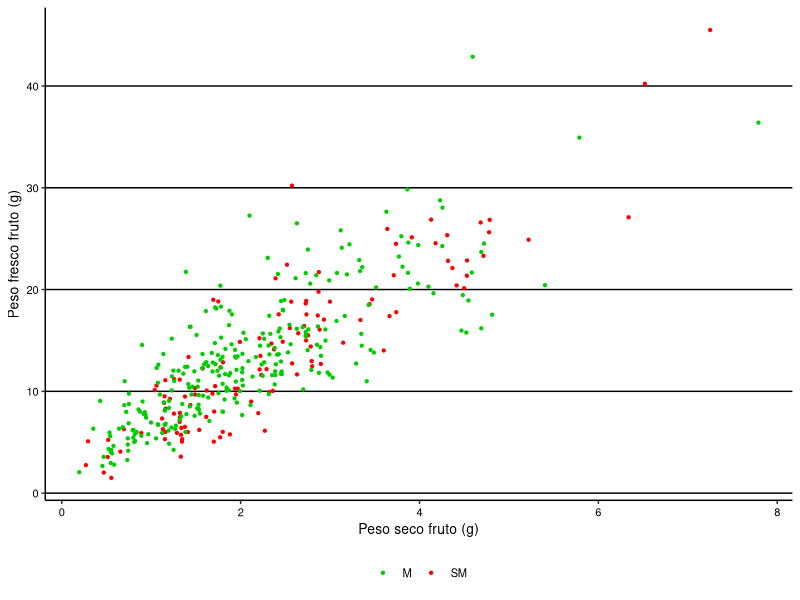

This figure's R source:
## ---- chunk 1
knitr::opts_chunk$set(warning = FALSE, message = FALSE, echo = FALSE)

# Cargar de base de datos

library(readxl)
datospeso <- read_excel("database.xlsx", sheet="V fisico")

# Se asigna correctamente la clase de cada variable

datospeso$year<-factor(datospeso$year,levels=c("2019","2021","2022"))
datospeso$site<-factor(datospeso$site,levels=c("concordia", "palmar","gualeguaychu"))
datospeso$mad<-factor(datospeso$mad,levels=c("I", "MM","M","SM"))
datospeso$phenotype<-as.factor(datospeso$phenotype)
datospeso$n <-as.factor(datospeso$n)
datospeso$pff <- as.numeric(datospeso$pff)
datospeso$pss <- as.numeric(datospeso$pss)

## ---- chunk 2
knitr::opts_chunk$set(warning = FALSE, message = FALSE, echo = FALSE)

# Se quitan filas sin datos de peso seco (en este caso no hay)
library(dplyr)
datospeso_sna2 <- datospeso %>% filter(!is.na(psf))
datospeso_sna3 <- datospeso_sna2 %>% filter(datospeso$mad == "SM")
datospeso_sna4 <- datospeso_sna2 %>% filter(datospeso$mad == "M")
datospeso_sna <- full_join(datospeso_sna3, datospeso_sna4)


## ---- chunk 3
knitr::opts_chunk$set(warning = FALSE, message = FALSE, echo = FALSE)

library(dplyr)

tps <- datospeso_sna %>%
  dplyr::summarise(n=n(),
            mean=mean(psf),
            sd=sd(psf))

library(ggplot2)

gg_pesoseco_3a <- ggplot(data=datospeso_sna, aes(x=psf, y=pff, color=mad))+
  geom_point(size=0.8)+
  # facet_grid(.~year)+
  labs(x="Peso seco fruto (g)", y="Peso fresco fruto (g)")+
  theme_classic()+
  theme(plot.title = element_text(hjust = 0.5, size = rel(1.5))) +
  scale_color_manual(values = c("green3","red")) +
  # scale_color_manual(values = c("coral1","burlywood2","palegreen4")) +
  theme(legend.title=element_blank())+
  theme(legend.position='bottom')+
  theme(panel.grid.major.y = element_line(color='black'))+
  theme(panel.grid.major.x = element_blank())+
  theme(text = element_text(size=10, color='black'))+
  theme(axis.text = element_text(color='black'))
gg_pesoseco_3a

## ---- chunk 4
knitr::opts_chunk$set(warning = FALSE, message = FALSE, echo = FALSE)

modelo_ps <- lm(psf ~ pff, data=datospeso_sna)

## ---- chunk 5
knitr::opts_chunk$set(warning = FALSE, message = FALSE, echo = FALSE)

summary(modelo_ps)

## ---- chunk 6
knitr::opts_chunk$set(warning = FALSE, message = FALSE, echo = FALSE)

## Predicciones del modelo

# Crear un nuevo data frame con los valores para pff
nuevos_datos <- data.frame(
  pff = datospeso$pff  # Valores de pff
)

nuevos_datos<- data.frame(pff = 50)

# Hacer predicciones
predicciones1 <- predict(modelo_ps, newdata = nuevos_datos)

# Ver las predicciones
print(predicciones1)

## ---- chunk 7
knitr::opts_chunk$set(warning = FALSE, message = FALSE, echo = FALSE)

# Cargar el paquete pwr
library(pwr)

# Especificar los parámetros
alfa <- 0.05  # Nivel de significancia (alfa) Error tipo I
beta <- 0.8  # Potencia estadística deseada (beta) Error tipo II
tamaño <- 1  # Tamaño del efecto esperado (debe especificarse si ya se sabe)
# 
# # Cálculo de magnitud del efecto
media_1 <-35.1 #Estimado en fruto fresco
media_2 <-32.3  #Estimado en fruto secado
w1 <- 1 # Modifica el peso del DE al grupo 1
w2 <- 1 # Modifica el peso del DE al grupo 2
desviacion_estandar1 <- 2.5
desviacion_estandar2 <- 0.1
desviacion_estandar_ponderada = sqrt((w1^2 * desviacion_estandar1^2 + w2^2 * desviacion_estandar2^2) / (w1^2 + w2^2))

efecto <- (media_1-media_2)/desviacion_estandar_ponderada

# Calcular el número mínimo de repeticiones
resultado <- pwr.t.test(
   d=efecto,
   n=NULL,
   sig.level=0.05,
   type="one.sample",
   alternative="two.sided",
   power = beta
  )

# Imprimir el resultado o mensaje de error
print(resultado)
